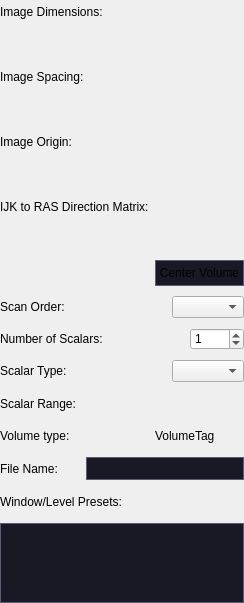
<?xml version="1.0" encoding="UTF-8"?>
<ui version="4.0">
 <class>qMRMLVolumeInfoWidget</class>
 <widget class="qMRMLWidget" name="qMRMLVolumeInfoWidget">
  <property name="geometry">
   <rect>
    <x>0</x>
    <y>0</y>
    <width>244</width>
    <height>603</height>
   </rect>
  </property>
  <property name="sizePolicy">
   <sizepolicy hsizetype="Expanding" vsizetype="Preferred">
    <horstretch>0</horstretch>
    <verstretch>0</verstretch>
   </sizepolicy>
  </property>
  <property name="windowTitle">
   <string>Volume Information</string>
  </property>
  <property name="styleSheet">
   <string notr="true">QPushButton#CenterVolumePushButton{
	height: 24px;
	background: #191925;
	border: 1px solid #5c5c74;
}

QLineEdit#FileNameLineEdit{
	background: #191925;
	border: 1px solid #5c5c74;
	height: 21px;
}

QListWidget#WindowLevelPresetsListWidget
{
	background: #191925;
	border: 1px solid #5c5c74;
}</string>
  </property>
  <layout class="QGridLayout" name="gridLayout">
   <property name="leftMargin">
    <number>0</number>
   </property>
   <property name="topMargin">
    <number>0</number>
   </property>
   <property name="rightMargin">
    <number>0</number>
   </property>
   <property name="bottomMargin">
    <number>0</number>
   </property>
   <property name="spacing">
    <number>10</number>
   </property>
   <item row="0" column="0" colspan="3">
    <layout class="QHBoxLayout" name="horizontalLayout_4">
     <item>
      <widget class="QLabel" name="ImageDimensionsLabel">
       <property name="text">
        <string>Image Dimensions:</string>
       </property>
      </widget>
     </item>
     <item>
      <spacer name="horizontalSpacer">
       <property name="orientation">
        <enum>Qt::Horizontal</enum>
       </property>
       <property name="sizeHint" stdset="0">
        <size>
         <width>40</width>
         <height>20</height>
        </size>
       </property>
      </spacer>
     </item>
    </layout>
   </item>
   <item row="14" column="0">
    <widget class="QLabel" name="FileNameLabel">
     <property name="text">
      <string>File Name:</string>
     </property>
    </widget>
   </item>
   <item row="7" column="0" colspan="3">
    <widget class="ctkMatrixWidget" name="IJKToRASDirectionMatrixWidget" native="true">
     <property name="enabled">
      <bool>true</bool>
     </property>
     <property name="minimumSize">
      <size>
       <width>0</width>
       <height>0</height>
      </size>
     </property>
     <property name="columnCount" stdset="0">
      <number>3</number>
     </property>
     <property name="rowCount" stdset="0">
      <number>3</number>
     </property>
     <property name="editable" stdset="0">
      <bool>false</bool>
     </property>
     <property name="minimum" stdset="0">
      <double>-1.000000000000000</double>
     </property>
     <property name="maximum" stdset="0">
      <double>1.000000000000000</double>
     </property>
     <property name="decimals" stdset="0">
      <number>4</number>
     </property>
     <property name="singleStep" stdset="0">
      <double>0.000100000000000</double>
     </property>
    </widget>
   </item>
   <item row="15" column="0" colspan="3">
    <layout class="QHBoxLayout" name="horizontalLayout_8">
     <item>
      <widget class="QLabel" name="WindowLevelPresetsLabel">
       <property name="text">
        <string>Window/Level Presets:</string>
       </property>
      </widget>
     </item>
     <item>
      <spacer name="horizontalSpacer_5">
       <property name="orientation">
        <enum>Qt::Horizontal</enum>
       </property>
       <property name="sizeHint" stdset="0">
        <size>
         <width>40</width>
         <height>20</height>
        </size>
       </property>
      </spacer>
     </item>
    </layout>
   </item>
   <item row="13" column="0">
    <widget class="QLabel" name="VolumeTypeLabel">
     <property name="text">
      <string>Volume type:</string>
     </property>
    </widget>
   </item>
   <item row="14" column="1" colspan="2">
    <widget class="QLineEdit" name="FileNameLineEdit">
     <property name="readOnly">
      <bool>true</bool>
     </property>
    </widget>
   </item>
   <item row="5" column="0" colspan="3">
    <widget class="qMRMLCoordinatesWidget" name="ImageOriginWidget" native="true">
     <property name="minimumSize">
      <size>
       <width>0</width>
       <height>0</height>
      </size>
     </property>
     <property name="decimals" stdset="0">
      <number>4</number>
     </property>
     <property name="minimum" stdset="0">
      <double>-1000000000.000000000000000</double>
     </property>
     <property name="maximum" stdset="0">
      <double>1000000000.000000000000000</double>
     </property>
     <property name="quantity" stdset="0">
      <string>length</string>
     </property>
    </widget>
   </item>
   <item row="8" column="2">
    <widget class="QPushButton" name="CenterVolumePushButton">
     <property name="toolTip">
      <string>Set a parent transform to the volume that center it on the origin. Harden the transform to permanently change the volume position.</string>
     </property>
     <property name="styleSheet">
      <string notr="true"/>
     </property>
     <property name="text">
      <string>Center Volume</string>
     </property>
    </widget>
   </item>
   <item row="10" column="0" colspan="2">
    <widget class="QLabel" name="NumberOfScalarsLabel">
     <property name="text">
      <string>Number of Scalars:</string>
     </property>
    </widget>
   </item>
   <item row="4" column="0" colspan="3">
    <layout class="QHBoxLayout" name="horizontalLayout_6">
     <item>
      <widget class="QLabel" name="ImageOriginLabel">
       <property name="text">
        <string>Image Origin:</string>
       </property>
      </widget>
     </item>
     <item>
      <spacer name="horizontalSpacer_3">
       <property name="orientation">
        <enum>Qt::Horizontal</enum>
       </property>
       <property name="sizeHint" stdset="0">
        <size>
         <width>40</width>
         <height>20</height>
        </size>
       </property>
      </spacer>
     </item>
    </layout>
   </item>
   <item row="11" column="2">
    <layout class="QHBoxLayout" name="horizontalLayout">
     <property name="leftMargin">
      <number>0</number>
     </property>
     <item>
      <widget class="QLabel" name="ScalarTypeValueLabel">
       <property name="text">
        <string/>
       </property>
      </widget>
     </item>
     <item>
      <widget class="QComboBox" name="ScalarTypeComboBox"/>
     </item>
    </layout>
   </item>
   <item row="1" column="0" colspan="3">
    <widget class="ctkCoordinatesWidget" name="ImageDimensionsWidget" native="true">
     <property name="minimumSize">
      <size>
       <width>0</width>
       <height>0</height>
      </size>
     </property>
     <property name="decimals" stdset="0">
      <number>0</number>
     </property>
     <property name="readOnly" stdset="0">
      <bool>true</bool>
     </property>
    </widget>
   </item>
   <item row="10" column="2">
    <layout class="QHBoxLayout" name="horizontalLayout_2">
     <item>
      <widget class="QLabel" name="NumberOfScalarsValueLabel">
       <property name="text">
        <string/>
       </property>
      </widget>
     </item>
     <item>
      <widget class="QSpinBox" name="NumberOfScalarsSpinBox">
       <property name="maximum">
        <number>9999</number>
       </property>
       <property name="value">
        <number>1</number>
       </property>
      </widget>
     </item>
    </layout>
   </item>
   <item row="3" column="0" colspan="3">
    <widget class="qMRMLCoordinatesWidget" name="ImageSpacingWidget" native="true">
     <property name="minimumSize">
      <size>
       <width>0</width>
       <height>0</height>
      </size>
     </property>
     <property name="decimals" stdset="0">
      <number>4</number>
     </property>
     <property name="minimum" stdset="0">
      <double>0.000000000000000</double>
     </property>
     <property name="maximum" stdset="0">
      <double>1000000000.000000000000000</double>
     </property>
     <property name="coordinates" stdset="0">
      <string>0,0,0</string>
     </property>
     <property name="quantity" stdset="0">
      <string>length</string>
     </property>
    </widget>
   </item>
   <item row="12" column="2">
    <widget class="QLabel" name="ScalarRangeValueLabel">
     <property name="text">
      <string/>
     </property>
    </widget>
   </item>
   <item row="2" column="0" colspan="3">
    <layout class="QHBoxLayout" name="horizontalLayout_5">
     <item>
      <widget class="QLabel" name="ImageSpacingLabel">
       <property name="text">
        <string>Image Spacing:</string>
       </property>
      </widget>
     </item>
     <item>
      <spacer name="horizontalSpacer_2">
       <property name="orientation">
        <enum>Qt::Horizontal</enum>
       </property>
       <property name="sizeHint" stdset="0">
        <size>
         <width>40</width>
         <height>20</height>
        </size>
       </property>
      </spacer>
     </item>
    </layout>
   </item>
   <item row="12" column="0">
    <widget class="QLabel" name="ScalarRangeLabel">
     <property name="text">
      <string>Scalar Range:</string>
     </property>
    </widget>
   </item>
   <item row="9" column="2">
    <layout class="QHBoxLayout" name="horizontalLayout_3">
     <item>
      <widget class="QLabel" name="ScanOrderValueLabel">
       <property name="text">
        <string/>
       </property>
      </widget>
     </item>
     <item>
      <widget class="QComboBox" name="ScanOrderComboBox"/>
     </item>
    </layout>
   </item>
   <item row="11" column="0">
    <widget class="QLabel" name="ScalarTypeLabel">
     <property name="text">
      <string>Scalar Type:</string>
     </property>
    </widget>
   </item>
   <item row="16" column="0" colspan="3">
    <widget class="QListWidget" name="WindowLevelPresetsListWidget">
     <property name="sizePolicy">
      <sizepolicy hsizetype="Expanding" vsizetype="Preferred">
       <horstretch>0</horstretch>
       <verstretch>0</verstretch>
      </sizepolicy>
     </property>
     <property name="maximumSize">
      <size>
       <width>16777215</width>
       <height>80</height>
      </size>
     </property>
    </widget>
   </item>
   <item row="9" column="0">
    <widget class="QLabel" name="ScanOrderLabel">
     <property name="text">
      <string>Scan Order:</string>
     </property>
    </widget>
   </item>
   <item row="13" column="2">
    <widget class="QLabel" name="VolumeTagLabel">
     <property name="text">
      <string>VolumeTag</string>
     </property>
    </widget>
   </item>
   <item row="6" column="0" colspan="3">
    <layout class="QHBoxLayout" name="horizontalLayout_7">
     <item>
      <widget class="QLabel" name="IJKToRASDirectionLabel">
       <property name="text">
        <string>IJK to RAS Direction Matrix:</string>
       </property>
      </widget>
     </item>
     <item>
      <spacer name="horizontalSpacer_4">
       <property name="orientation">
        <enum>Qt::Horizontal</enum>
       </property>
       <property name="sizeHint" stdset="0">
        <size>
         <width>40</width>
         <height>20</height>
        </size>
       </property>
      </spacer>
     </item>
    </layout>
   </item>
  </layout>
 </widget>
 <customwidgets>
  <customwidget>
   <class>qMRMLWidget</class>
   <extends>QWidget</extends>
   <header>qMRMLWidget.h</header>
   <container>1</container>
  </customwidget>
  <customwidget>
   <class>ctkMatrixWidget</class>
   <extends>QWidget</extends>
   <header>ctkMatrixWidget.h</header>
  </customwidget>
  <customwidget>
   <class>ctkCoordinatesWidget</class>
   <extends>QWidget</extends>
   <header>ctkCoordinatesWidget.h</header>
  </customwidget>
  <customwidget>
   <class>qMRMLCoordinatesWidget</class>
   <extends>ctkCoordinatesWidget</extends>
   <header>qMRMLCoordinatesWidget.h</header>
  </customwidget>
 </customwidgets>
 <resources/>
 <connections>
  <connection>
   <sender>qMRMLVolumeInfoWidget</sender>
   <signal>mrmlSceneChanged(vtkMRMLScene*)</signal>
   <receiver>ImageOriginWidget</receiver>
   <slot>setMRMLScene(vtkMRMLScene*)</slot>
   <hints>
    <hint type="sourcelabel">
     <x>241</x>
     <y>211</y>
    </hint>
    <hint type="destinationlabel">
     <x>311</x>
     <y>70</y>
    </hint>
   </hints>
  </connection>
  <connection>
   <sender>qMRMLVolumeInfoWidget</sender>
   <signal>mrmlSceneChanged(vtkMRMLScene*)</signal>
   <receiver>ImageSpacingWidget</receiver>
   <slot>setMRMLScene(vtkMRMLScene*)</slot>
   <hints>
    <hint type="sourcelabel">
     <x>241</x>
     <y>211</y>
    </hint>
    <hint type="destinationlabel">
     <x>311</x>
     <y>44</y>
    </hint>
   </hints>
  </connection>
 </connections>
</ui>
